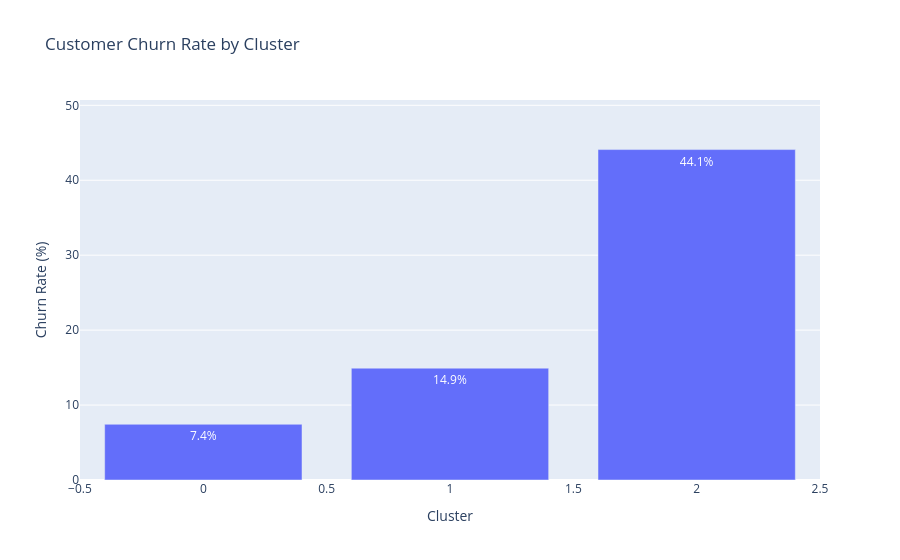
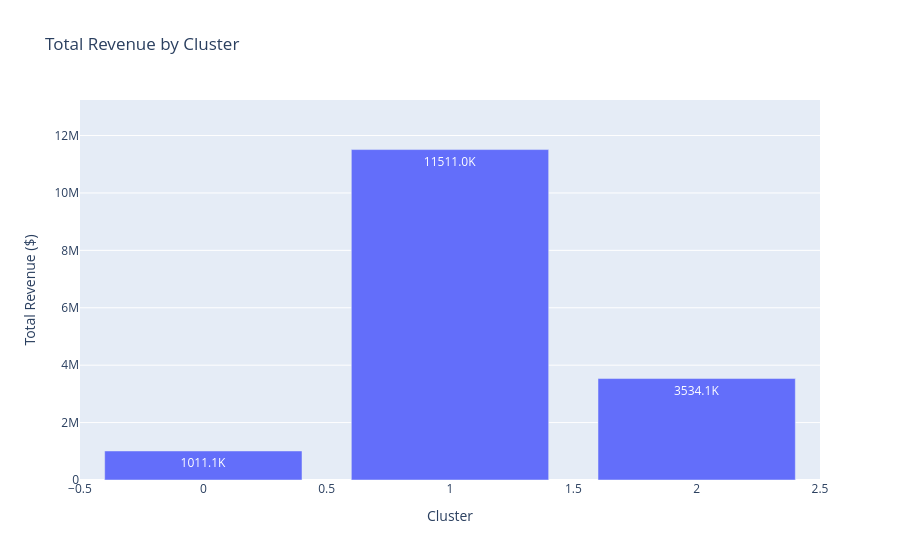
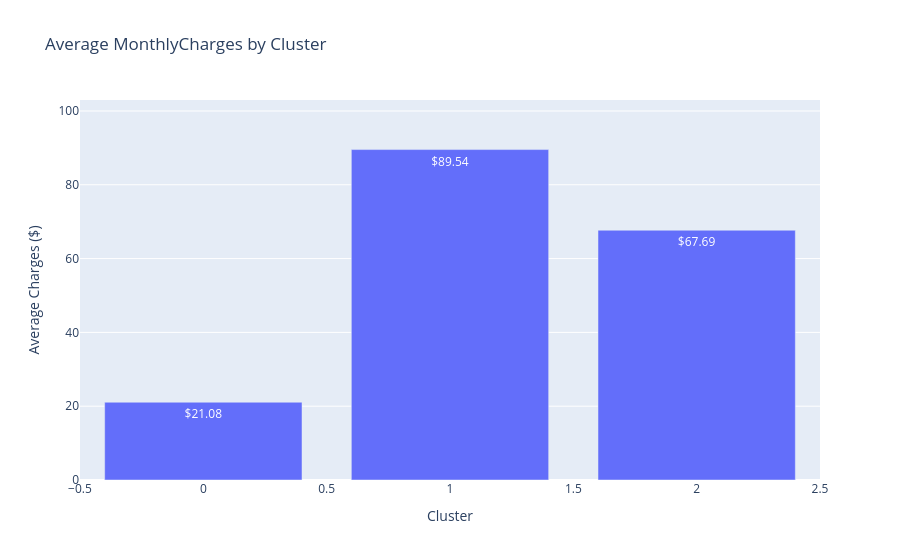
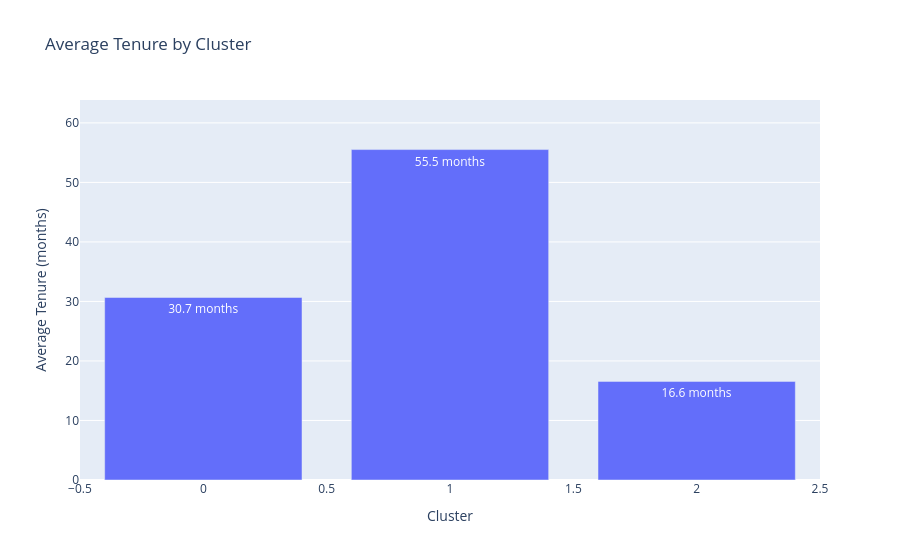

The cell these charts' notebook holds for them, in order:
### Markdown cell above
Based on the Elbow and Silhouette methods above, 3 clusters is clearly the highest value inflection point.

Cluster profiles were derived using unsupervised PCA space. Churn rattes are discussed post-hoc for interpretation, not for model training.

Analysis:
Cluster 0 - Has the highest number of customers, has a 44% churn rate, represents about 22% of overall revenue at $3.55M with lowest average tenure at 16 months.
Cluster 1 - Smallest group, only 7% churn, 6.2% revenue at 1.01M, and second highest tenure at 31 months.
Cluster 2 - Middle group numbers-wise, relatively low churn at 15%, accounts for 72% off all revenue at 11.50M, with average tenure at 56 months.

### Code cell
# =========================
# CLUSTERING ANALYSIS
# =========================
kmeans = KMeans(n_clusters=3, init='k-means++', n_init=10, random_state=123)
y_kmeans = kmeans.fit_predict(x_cluster)

cluster_df = df.copy()
cluster_df['Cluster'] = y_kmeans

display(
        cluster_df.groupby('Cluster')
        .agg(Number_of_Customers=('Cluster','count'))
        .sort_values(['Number_of_Customers'], ascending=False)
        )

display(cluster_df.groupby('Cluster')['Churn']
        .value_counts(normalize=True).round(2).mul(100)
        .unstack()
        .sort_values(by= 1, ascending=False)        
)

display(
    cluster_df.groupby('Cluster')
    .agg(Total_Revenue=('TotalCharges','sum'))
    .sort_values(['Total_Revenue'], ascending=False) 
    .style.format({'Total_Revenue': '${:,.2f}'})
        
        
    )

display(
    cluster_df.groupby('Cluster')
    .agg(Avg_Tenure=('tenure','mean'))
    .sort_values(['Avg_Tenure'], ascending=False)
         .style.format({'Avg_Tenure': '{:.1f} months'})
)

plt.scatter(x_cluster[:, 0], x_cluster[:, 1], c=y_kmeans, s=50, cmap='viridis')
plt.scatter(kmeans.cluster_centers_[:, 0], kmeans.cluster_centers_[:, 1], s=200, c='red', marker='X')
plt.show()

cluster_summary = (
    cluster_df
    .groupby('Cluster')
    .agg(
        Customers=('Churn', 'count'),
        ChurnRate=('Churn', 'mean')
    )
    .reset_index()
)

cluster_summary['ChurnRate'] *= 100

rev_summary = (
    cluster_df
    .groupby('Cluster')
    .agg(Total_Revenue=('TotalCharges', 'sum'))
    .reset_index()
)

rev_summary['Revenue_Label'] = (
    rev_summary['Total_Revenue'] / 1000
).round(1).astype(str) + 'K'

avg_charges_summary = (
    cluster_df
    .groupby('Cluster')
    .agg(Avg_Charges=('MonthlyCharges', 'mean'))
    .reset_index()
)

avg_tenure_summary = (
    cluster_df
    .groupby('Cluster')
    .agg(Avg_Tenure=('tenure', 'mean'))
    .reset_index()
)

fig = px.bar(
    cluster_summary,
    x='Cluster',
    y='ChurnRate',
    text='ChurnRate',
    title='Customer Churn Rate by Cluster'
)

fig.update_traces(
    texttemplate='%{text:.1f}%',
    textposition='auto'
)

fig.update_layout(
        yaxis_range=[
        0,
        cluster_summary['ChurnRate'].max() * 1.15
    ],
    yaxis_title='Churn Rate (%)',
    xaxis_title='Cluster'
)

fig.show()

fig2 = px.bar(
    rev_summary,
    x='Cluster',
    y='Total_Revenue',
    text='Revenue_Label',
    title='Total Revenue by Cluster'
)

fig2.update_traces(
   ## texttemplate='$%{text:,.0f}',
    textposition='auto'
)

fig2.update_layout(
    yaxis_range=[
        0,
        rev_summary['Total_Revenue'].max() * 1.15
    ],
    yaxis_title='Total Revenue ($)',
    xaxis_title='Cluster'
)
fig2.show()

fig3 = px.bar(
    avg_charges_summary,
    x='Cluster',
    y='Avg_Charges',
    text='Avg_Charges',
    title='Average MonthlyCharges by Cluster'
)

fig3.update_traces(
    texttemplate='$%{text:,.2f}',
    textposition='auto'
)

fig3.update_layout(
    yaxis_range=[
        0,
        avg_charges_summary['Avg_Charges'].max() * 1.15
    ],
    yaxis_title='Average Charges ($)',
    xaxis_title='Cluster'
)

fig3.show()

fig4 = px.bar(
    avg_tenure_summary,
    x='Cluster',
    y='Avg_Tenure',
    text='Avg_Tenure',
    title='Average Tenure by Cluster'
)

fig4.update_traces(
    texttemplate='%{text:.1f} months',
    textposition='auto'
)

fig4.update_layout(
    yaxis_range=[
        0,
        avg_tenure_summary['Avg_Tenure'].max() * 1.15
    ],
    yaxis_title='Average Tenure (months)',
    xaxis_title='Cluster'
)
fig4.show()

### Figure 1 — Plotly figure (JSON) as saved in the notebook; plotly's stock layout.template omitted (floating-point values rounded to 4 significant figures)
{"data": [{"hovertemplate": "Cluster=%{x}<br>ChurnRate=%{text}<extra></extra>", "legendgroup": "", "marker": {"color": "#636efa", "pattern": {"shape": ""}}, "name": "", "orientation": "v", "showlegend": false, "text": [7.434, 14.92, 44.09], "textposition": "auto", "texttemplate": "%{text:.1f}%", "type": "bar", "x": [0, 1, 2], "xaxis": "x", "y": [7.434, 14.92, 44.09], "yaxis": "y"}], "layout": {"barmode": "relative", "legend": {"tracegroupgap": 0}, "title": {"text": "Customer Churn Rate by Cluster"}, "xaxis": {"anchor": "y", "domain": [0, 1], "title": {"text": "Cluster"}}, "yaxis": {"anchor": "x", "domain": [0, 1], "range": [0, 50.71], "title": {"text": "Churn Rate (%)"}}}}

### Figure 2 — Plotly figure (JSON) as saved in the notebook; plotly's stock layout.template omitted (floating-point values rounded to 4 significant figures)
{"data": [{"hovertemplate": "Cluster=%{x}<br>Total_Revenue=%{y}<br>Revenue_Label=%{text}<extra></extra>", "legendgroup": "", "marker": {"color": "#636efa", "pattern": {"shape": ""}}, "name": "", "orientation": "v", "showlegend": false, "text": ["1011.1K", "11511.0K", "3534.1K"], "textposition": "auto", "type": "bar", "x": [0, 1, 2], "xaxis": "x", "y": [1011000.0, 11510000.0, 3534000.0], "yaxis": "y"}], "layout": {"barmode": "relative", "legend": {"tracegroupgap": 0}, "title": {"text": "Total Revenue by Cluster"}, "xaxis": {"anchor": "y", "domain": [0, 1], "title": {"text": "Cluster"}}, "yaxis": {"anchor": "x", "domain": [0, 1], "range": [0, 13240000.0], "title": {"text": "Total Revenue ($)"}}}}

### Figure 3 — Plotly figure (JSON) as saved in the notebook; plotly's stock layout.template omitted (floating-point values rounded to 4 significant figures)
{"data": [{"hovertemplate": "Cluster=%{x}<br>Avg_Charges=%{text}<extra></extra>", "legendgroup": "", "marker": {"color": "#636efa", "pattern": {"shape": ""}}, "name": "", "orientation": "v", "showlegend": false, "text": [21.08, 89.54, 67.69], "textposition": "auto", "texttemplate": "$%{text:,.2f}", "type": "bar", "x": [0, 1, 2], "xaxis": "x", "y": [21.08, 89.54, 67.69], "yaxis": "y"}], "layout": {"barmode": "relative", "legend": {"tracegroupgap": 0}, "title": {"text": "Average MonthlyCharges by Cluster"}, "xaxis": {"anchor": "y", "domain": [0, 1], "title": {"text": "Cluster"}}, "yaxis": {"anchor": "x", "domain": [0, 1], "range": [0, 103.0], "title": {"text": "Average Charges ($)"}}}}

### Figure 4 — Plotly figure (JSON) as saved in the notebook; plotly's stock layout.template omitted (floating-point values rounded to 4 significant figures)
{"data": [{"hovertemplate": "Cluster=%{x}<br>Avg_Tenure=%{text}<extra></extra>", "legendgroup": "", "marker": {"color": "#636efa", "pattern": {"shape": ""}}, "name": "", "orientation": "v", "showlegend": false, "text": [30.67, 55.52, 16.57], "textposition": "auto", "texttemplate": "%{text:.1f} months", "type": "bar", "x": [0, 1, 2], "xaxis": "x", "y": [30.67, 55.52, 16.57], "yaxis": "y"}], "layout": {"barmode": "relative", "legend": {"tracegroupgap": 0}, "title": {"text": "Average Tenure by Cluster"}, "xaxis": {"anchor": "y", "domain": [0, 1], "title": {"text": "Cluster"}}, "yaxis": {"anchor": "x", "domain": [0, 1], "range": [0, 63.85], "title": {"text": "Average Tenure (months)"}}}}
